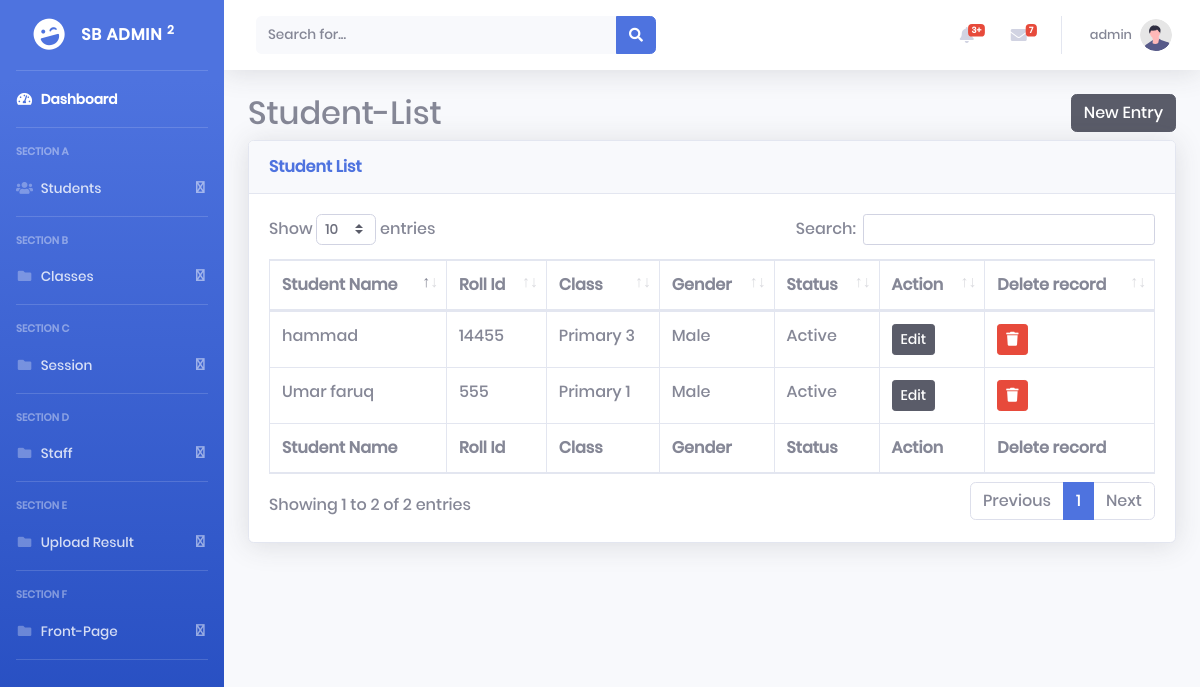
The page /admin/student.php (signed in) on the database its author committed.
### tables this page shows
CREATE TABLE `tblstudents` (
  `StudentId` int(11) NOT NULL,
  `StudentName` varchar(100) DEFAULT NULL,
  `RollId` varchar(100) DEFAULT NULL,
  `image` varchar(100) DEFAULT NULL,
  `Gender` varchar(10) DEFAULT NULL,
  `DOB` varchar(100) DEFAULT NULL,
  `ClassId` int(20) DEFAULT NULL,
  `RegDate` timestamp NULL DEFAULT current_timestamp(),
  `Status` int(1) DEFAULT NULL,
  `session_ids` int(20) NOT NULL,
  `term_id` int(20) NOT NULL
);

CREATE TABLE `tblclasses` (
  `id` int(11) NOT NULL,
  `ClassName` varchar(80) DEFAULT NULL,
  `Section` int(11) NOT NULL,
  `CreationDate` timestamp NULL DEFAULT current_timestamp()
);

### admin/student.php (the view, shortened to what this page needs)
<?php include("includes/header.php") ?>
<?php include('includes/config.php') ?>
<div id="wrapper">
    <?php include("includes/sidebar.php") ?>
    <div id="content-wrapper" class="d-flex flex-column">
        <div id="content">
            <?php include("includes/navbar.php") ?>
            <div class="container-fluid">
                <h2 class="page-header">Student-List <button style="float:right" type="button" class="btn btn-dark" data-toggle="modal" data-target="#myModal">
                        <i class="glyphicon glyphicon-plus"></i> New Entry</button></h2>
                <div class="card shadow mb-4">
                    <div class="card-header py-3">
                        <h6 class="m-0 font-weight-bold text-primary">Student List</h6>
                    </div>
                    <div class="card-body">
                        <div class="table-responsive">
                            <table class="table table-bordered" id="dataTable" width="100%" cellspacing="0">
                                <thead>
                                    <tr>
                                        <th>Student Name</th>
                                        <th>Roll Id</th>
                                        <th>Class</th>
                                        <th>Gender</th>
                                        <th>Status</th>
                                        <th>Action</th>
                                        <th>Delete record</th>
                                    </tr>
                                </thead>
                                <tfoot>
                                    <tr>
                                        <th>Student Name</th>
                                        <th>Roll Id</th>
                                        <th>Class</th>
                                        <th>Gender</th>
                                        <th>Status</th>
                                        <th>Action</th>
                                        <th>Delete record</th>
                                </tfoot>
                                <tbody>
                                    <?php
                                    $sql = "SELECT  tblstudents.StudentId, tblstudents.gender,  tblstudents.StudentName,tblstudents.RollId,tblstudents.ClassId, tblstudents.RegDate,tblstudents.Status, tblstudents.image, tblstudents.term_id, tblstudents.session_ids, tblclasses.ClassName, tblsession.session, tblterm.term from tblstudents  LEFT  JOIN tblclasses on tblclasses.id=tblstudents.ClassId LEFT  JOIN tblsession on tblsession.id=tblstudents.session_ids LEFT  JOIN tblterm on tblterm.id=tblstudents.term_id";
                                    $query = $dbh->prepare($sql);
                                    $query->execute();
                                    $results = $query->fetchAll(PDO::FETCH_OBJ);
                                    foreach ($results as $result) {
                                        $id = $result->StudentId; ?>
                                        <tr>
                                            <td><?php echo htmlentities($result->StudentName); ?></td>
                                            <td><?php echo htmlentities($result->RollId); ?></td>
                                            <td><?php echo htmlentities($result->ClassName); ?></td>
                                            <td><?php echo htmlentities($result->gender); ?></td>
                                            <td><?php if ($result->Status == 1) {
                                                    echo htmlentities('Active');
                                                } else {
                                                    echo "<p style='color:red'>Blocked</p>";
                                                } ?></td>
                                            <td><a data-toggle="modal" class="btn btn-dark btn-sm" data-target="#edit_user" data-id="<?php echo $result->StudentId ?>" id="getUser">Edit</a></td>
                                            <td> <button type="button" onclick="deletestudent(this)" class="btn btn-danger btn-sm" id='<?= $id ?>'> <i class="fa fa-trash" title="Delete Record"></i> </button> </td>
                                        </tr> <?php
                                            } ?>
                                </tbody>
                            </table>
                        </div>
                    </div>
                </div>
            </div>
        </div>
    </div>
</div>
</body>
</html>

### rows shown on the page
tblstudents: StudentName "hammad", RollId "14455", ClassId.ClassName "Primary 3", Gender "Male"
tblstudents: StudentName "Umar faruq", RollId "555", ClassId.ClassName "Primary 1", Gender "Male"

### other values the page prints
$_SESSION['name'] "admin"
